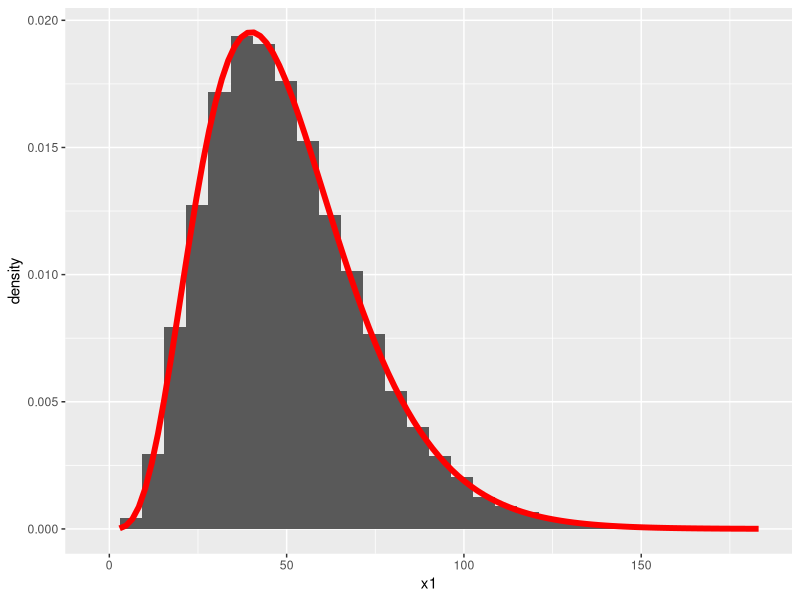
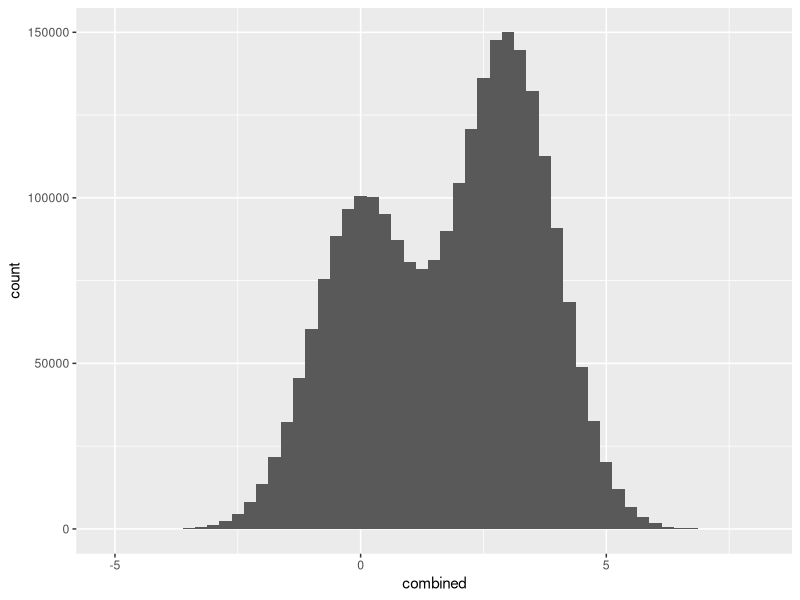
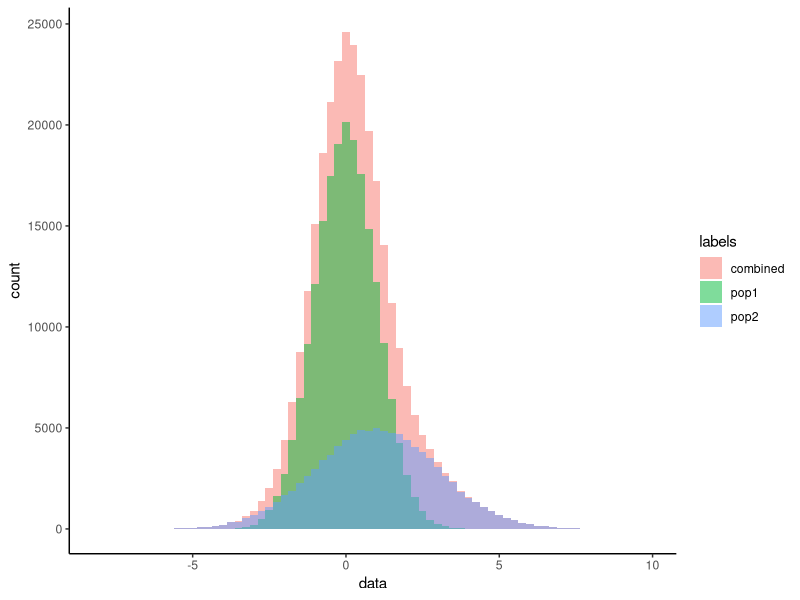

Write the R code that produced these figures, in order.
# Web Stanford Edu Bios221 Lab 3
### multiple basic methods and power calculation

# set.seed is important
set.seed(20200918)
vecpoisson=rpois(100,5)
mean(vecpoisson)

# for loops in R is slower than apply fth.
# the sum of exponential gives a gamma dist.
reps <- 50000
nexps <- 5
rate <- .1

system.time(
    x1 <- replicate(reps, sum(rexp(n=nexps,rate=rate)))
)
system.time(
    x1 <- sapply(1:reps, function(i){sum(rexp(n=nexps,rate=rate))})
)
system.time(
    x1 <- lapply(1:reps, function(i){sum(rexp(n=nexps,rate=rate))})
)

# when we apply a very simple function(e.g., a sum), the fastest way is often to just make a matrix fo all the simulations and then apply that function to the matix appropriately
system.time(
    x1 <- apply(matrix(rexp(n=nexps*reps,rate=rate), nrow=nexps),2,sum)
)
system.time(
    x1 <- colSums(matrix(rexp(n=nexps*reps,rate=rate), nrow=nexps))
)

head(x1)

require(ggplot2)
ggplot(data.frame(x1),aes(x1)) +
geom_histogram(aes(y=..density..)) +
stat_function(fun=function(x)dgamma(x,shape=nexps, scale=1/rate), color='red', size=2)

# generating normal random variables
samples = rnorm(1000, 0, 1)

# generating random mixtures of normal data
## ver1
sampa=rnorm(1000000,0,1)
sampb=rnorm(1500000,3,1)
combined=c(sampa,sampb)
plt=ggplot(data.frame(combined),aes(x=combined)) + stat_bin(binwidth=.25, position="identity")
plt

## ver2
pop1=rnorm(200000)
pop2=rnorm(100000,1,2)
combined=c(pop1,pop2)
plot=ggplot(data.frame(
    data=c(combined,pop1,pop2), 
    labels=rep(c("combined", "pop1", "pop2"), c(3e5,2e5,1e5))
    ), 
    aes(x=data)) +
    stat_bin(aes(fill=labels), position="identity", binwidth=.25, alpha=.5) +
    theme_classic()
plot

# monte carlo simulation
### 2 fair dice, prob. that their sum is at least 7
### simulating many throws of two fair dice, and then computing the fraction of those trials whose sum is at leat 7
### write a fuction that simulates the trials and returns TRUE if the sume is at least 7(we call this an event)
isEvent = function(numDice, numSides, targetValue, numTrials){
   apply(matrix(sample(1:numSides, numDice*numTrials, replace = T), nrow=numDice),2,sum) >= targetValue 
}
outcomes=isEvent(2,6,7,10000)
mean(outcomes)

# gamma mixture of poissons
### generate the means of the poisson distribution by sampling from a gamma dist.
lambdas = rgamma(10000, shape=2, scale=3)
samples = rep(0, 10000)
for (i in 1:10000){ samples[i] = rpois(1, lambdas[i])}

# power calculation
### the power of a statistical test is the prob. that the test rejects the null hypothesis it the alternative is true. 
### there is a rarely a closed form for the power, so we resort to simulation. 
### how many samples do we need to achieve a certain amount of power?


### how many samples are needed to distinguish between the means of two normal distribution?
### n(1, .5) vs n(2, .5) with a power of at least .8 at the 0.05 significance level.
compute_power = function(n, sigma, numTrials){
    sampa = matrix(rnorm(n*numTrials, 1, sigma), ncol=numTrials)
    sampb = matrix(rnorm(n*numTrials, 2, sigma), ncol=numTrials)
    statistics = (apply(sampa, 2, mean) - apply(sampb, 2, mean))/ sqrt(2*sigma^2/n) 
    return (mean(abs(statistics) >= qnorm(.975) ))
}

compute_power(3, .5, 10000)
compute_power(4, .5, 10000)
